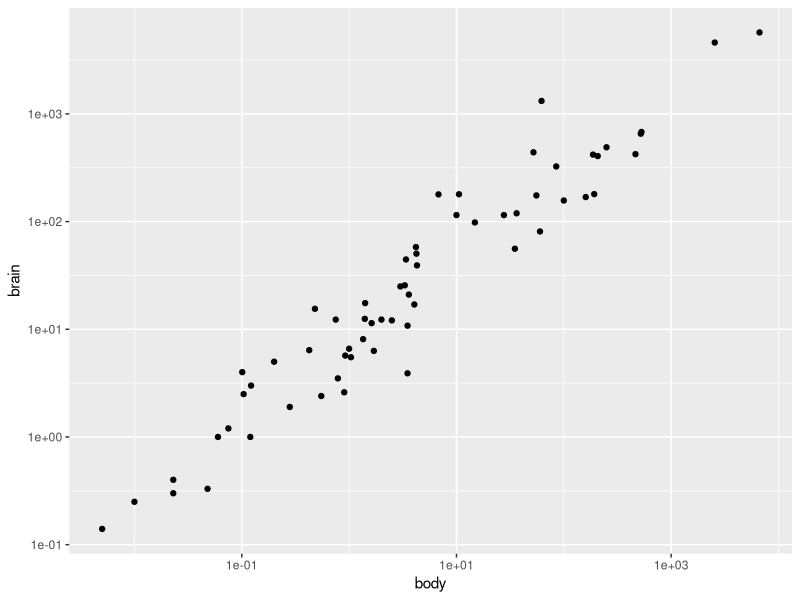

This chart was generated by the following R code:
library(dplyr)
library(ggplot2)

animal_weight <- read.csv("./animal_weight2.csv")

animal_weight %>%
  arrange(desc(brain))
  
# Remove all animals heaver than 9000 kg e.g. "dinos"
animal_nodino <- animal_weight %>%
  filter(body < 9000) %>%
  arrange(desc(brain))

ggplot(animal_nodino, aes(x = body, y = brain)) +
  geom_point() + 
  scale_x_log10() +
  scale_y_log10()